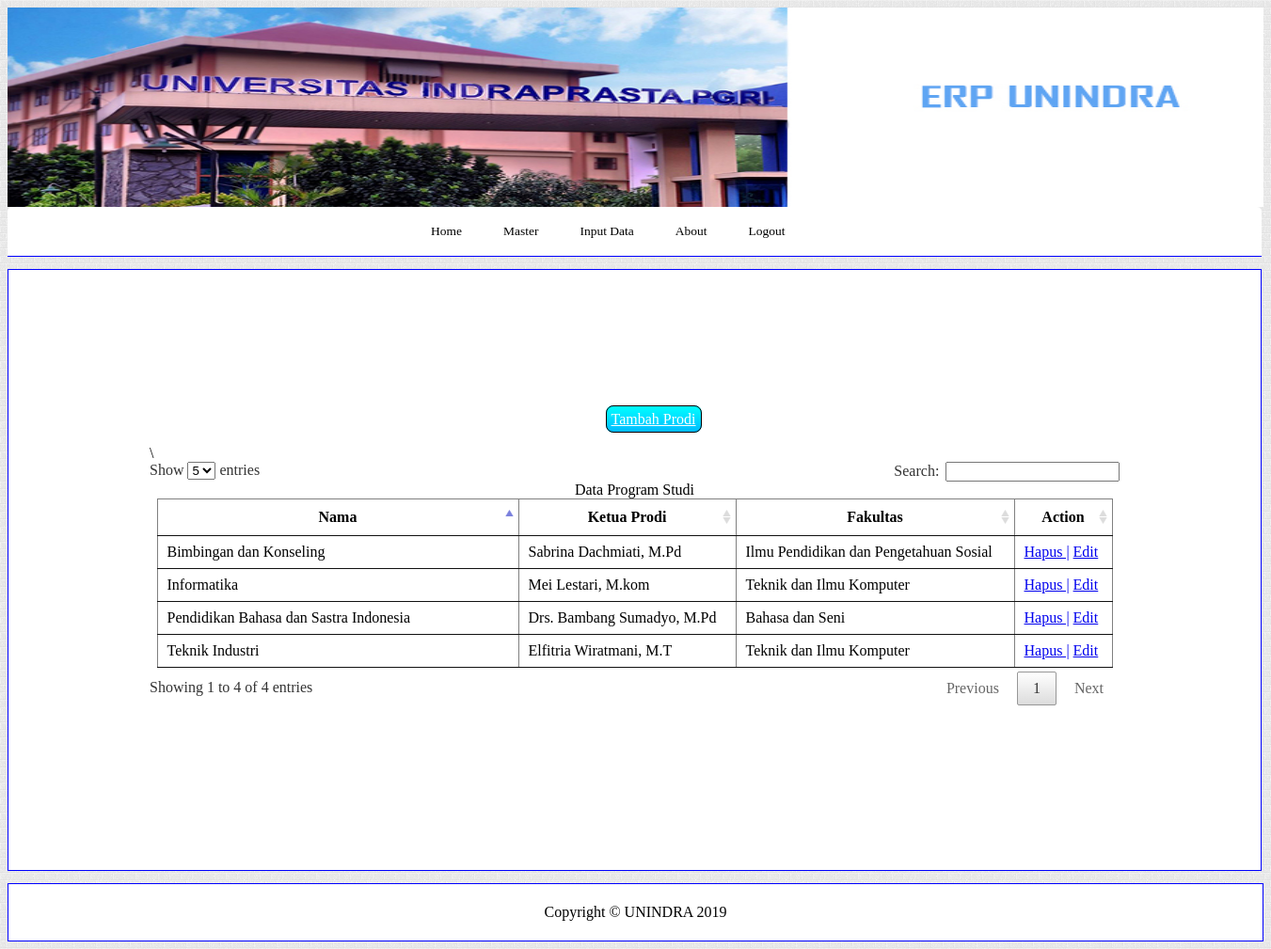
/prodi.php?message=success, run on the app's committed database.
### tables this page shows
CREATE TABLE `prodi` (
  `id` int(11) NOT NULL,
  `nama` varchar(255) NOT NULL,
  `ketua_prodi` varchar(255) NOT NULL,
  `fakultas` varchar(255) NOT NULL
);

### prodi.php (the view, shortened to what this page needs)
<!DOCTYPE html>
<html>
<head>
    <link rel="stylesheet" href="style/css/style.css" type="text/css">
    <link href="style/jquery/datatables/media/css/jquery.dataTables.css" rel="stylesheet" type="text/css" />
</head>
<body>
    <body background="style/img/back01.png">
        <div id="header">
            <img src="style/img/banner_rahmad.jpg" class="banner" href="index.php">
        </div>
        <div id='cssmenu'>
            <?php require('menubar.php'); ?>
        </div>
        <div id="isi">
            <div class="button-add" style="margin-bottom: 18px;">
                <a href="iprodi.php" class="submit">Tambah Prodi</a>
            </div>
            <div id="dataTables">
                <table border="1" align="center" id="belajar" width="1015px">
                    <caption>Data Program Studi</caption>
                    <thead>
                        <tr>
                            <th>Nama</th>
                            <th>Ketua Prodi</th>
                            <th>Fakultas</th>\
                            <th>Action</th>
                        </tr>
                    </thead>
                    <tbody>
                        <?php
                        require('koneksi.php');
    $query = mysqli_query($conn, "select * from prodi");
    while ($r = mysqli_fetch_array($query)){
    echo"<tr>
            <td>$r[nama]</td>
            <td>$r[ketua_prodi]</td>
			<td>$r[fakultas]</td>
            <td><a href='dprodi.php?id=".$r['id']."' class='delete'>Hapus |<a/>
                <a href='eprodi.php?id=".$r['id']."' class='delete'>Edit<a/>
                </td>
        </tr>";
	}
    ?>
                    </tbody>
                </table>
            </div>
        </div>
        <div id="footer">
            <center>
                <p>Copyright &copy; UNINDRA 2019</p>
            </center>
        </div>
    </body>
</html>

### menubar.php (shortened to what this page needs)
<ul>
   <li><a href='index1.php'>Home</a></li>
   <li class='active has-sub'><a href='#'>Master</a>
   </li>
   <li class='active has-sub'><a href='#'>Input Data</a>
   </li>
   <li><a href='about.php'>About</a></li>
   <li><a href='logout.php'>Logout</a></li>
</ul>

### style/css/style.css (style rules this page uses)
#header { padding: 10px !important; padding-top: 0 !important; padding-left: 0 !important; padding-right: 0 !important; }
#cssmenu ul, #cssmenu li, #cssmenu span, #cssmenu a { margin: 0 !important; padding: 0 !important; position: relative !important; }
#cssmenu { line-height: 1 !important; border-radius: 5px 5px 0 0 !important; background: #ffffff !important; border-bottom: 1px solid blue !important; width: 903px !important; margin-left: 0px !important; margin-top: -14px !important; padding-left: 430px !important; }
#cssmenu:after, #cssmenu ul:after { content: '' !important; display: block !important; clear: both !important; }
#cssmenu a { background: #ffffff !important; color: #ffffff !important; display: block !important; padding: 19px 20px !important; text-decoration: none !important; }
#cssmenu ul { list-style: none !important; }
#cssmenu>ul>li { display: inline-block !important; float: center !important; margin: 0 !important; }
#cssmenu>ul>li>a { color: #000000 !important; font-size: 13.5px !important; }
#cssmenu .has-sub { z-index: 1 !important; }
#isi { margin-top: 1% !important; padding: 150px !important; width: 1031px !important; height: 338px !important; background-color: white !important; border-bottom: 1px solid blue !important; border-right: 1px solid blue !important; border-left: 1px solid blue !important; border-top: 1px solid blue !important; }
#footer { margin-top: 1% !important; padding: 5px !important; background-color: white !important; border-bottom: 1px solid blue !important; border-right: 1px solid blue !important; border-left: 1px solid blue !important; border-top: 1px solid blue !important; }
.banner { width: 100% !important; height: 212px !important; }
#dataTables { top: 40px !important; left: 25px !important; }
.submit { margin-bottom: 55px !important; background: linear-gradient(to bottom, #00FFFF, #00BBFF) !important; border: 1px solid Black !important; color: #FFF !important; padding: 5px !important; width: 100px !important; border-radius: 8px !important; margin-left: 47%; margin-top: 2%; }

### data on the page
prodi: nama "Informatika", ketua_prodi "Mei Lestari, M.kom", fakultas "Teknik dan Ilmu Komputer"
prodi: nama "Teknik Industri", ketua_prodi "Elfitria Wiratmani, M.T", fakultas "Teknik dan Ilmu Komputer"
prodi: nama "Bimbingan dan Konseling", ketua_prodi "Sabrina Dachmiati, M.Pd", fakultas "Ilmu Pendidikan dan Pengetahuan Sosial"
prodi: nama "Pendidikan Bahasa dan Sastra Indonesia", ketua_prodi "Drs. Bambang Sumadyo, M.Pd", fakultas "Bahasa dan Seni"
